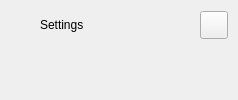
        <widget class="QFrame" name="extraLeftBox">
         <property name="minimumSize">
          <size>
           <width>0</width>
           <height>0</height>
          </size>
         </property>
         <property name="maximumSize">
          <size>
           <width>0</width>
           <height>16777215</height>
          </size>
         </property>
         <property name="frameShape">
          <enum>QFrame::NoFrame</enum>
         </property>
         <property name="frameShadow">
          <enum>QFrame::Raised</enum>
         </property>
         <layout class="QVBoxLayout" name="extraColumLayout">
          <property name="spacing">
           <number>0</number>
          </property>
          <property name="leftMargin">
           <number>0</number>
          </property>
          <property name="topMargin">
           <number>0</number>
          </property>
          <property name="rightMargin">
           <number>0</number>
          </property>
          <property name="bottomMargin">
           <number>0</number>
          </property>
          <item>
           <widget class="QFrame" name="extraTopBg">
            <property name="minimumSize">
             <size>
              <width>0</width>
              <height>50</height>
             </size>
            </property>
            <property name="maximumSize">
             <size>
              <width>16777215</width>
              <height>50</height>
             </size>
            </property>
            <property name="frameShape">
             <enum>QFrame::NoFrame</enum>
            </property>
            <property name="frameShadow">
             <enum>QFrame::Raised</enum>
            </property>
            <layout class="QVBoxLayout" name="verticalLayout_5">
             <property name="spacing">
              <number>0</number>
             </property>
             <property name="leftMargin">
              <number>0</number>
             </property>
             <property name="topMargin">
              <number>0</number>
             </property>
             <property name="rightMargin">
              <number>0</number>
             </property>
             <property name="bottomMargin">
              <number>0</number>
             </property>
             <item>
              <layout class="QGridLayout" name="extraTopLayout">
               <property name="leftMargin">
                <number>10</number>
               </property>
               <property name="rightMargin">
                <number>10</number>
               </property>
               <property name="horizontalSpacing">
                <number>10</number>
               </property>
               <property name="verticalSpacing">
                <number>0</number>
               </property>
               <item row="0" column="0">
                <widget class="QFrame" name="extraIcon">
                 <property name="minimumSize">
                  <size>
                   <width>20</width>
                   <height>0</height>
                  </size>
                 </property>
                 <property name="maximumSize">
                  <size>
                   <width>20</width>
                   <height>20</height>
                  </size>
                 </property>
                 <property name="frameShape">
                  <enum>QFrame::NoFrame</enum>
                 </property>
                 <property name="frameShadow">
                  <enum>QFrame::Raised</enum>
                 </property>
                </widget>
               </item>
               <item row="0" column="1">
                <widget class="QLabel" name="extraLabel">
                 <property name="minimumSize">
                  <size>
                   <width>150</width>
                   <height>0</height>
                  </size>
                 </property>
                 <property name="text">
                  <string>Settings</string>
                 </property>
                </widget>
               </item>
               <item row="0" column="2">
                <widget class="QPushButton" name="extraCloseColumnBtn">
                 <property name="minimumSize">
                  <size>
                   <width>28</width>
                   <height>28</height>
                  </size>
                 </property>
                 <property name="maximumSize">
                  <size>
                   <width>28</width>
                   <height>28</height>
                  </size>
                 </property>
                 <property name="cursor">
                  <cursorShape>PointingHandCursor</cursorShape>
                 </property>
                 <property name="toolTip">
                  <string>Close left box</string>
                 </property>
                 <property name="text">
                  <string/>
                 </property>
                 <property name="icon">
                  <iconset resource="resources.qrc">
                   <normaloff>:/icons/resources/icons/icon_close.png</normaloff>:/icons/resources/icons/icon_close.png</iconset>
                 </property>
                 <property name="iconSize">
                  <size>
                   <width>20</width>
                   <height>20</height>
                  </size>
                 </property>
                </widget>
               </item>
              </layout>
             </item>
            </layout>
           </widget>
          </item>
          <item>
           <widget class="QFrame" name="extraContent">
            <property name="frameShape">
             <enum>QFrame::NoFrame</enum>
            </property>
            <property name="frameShadow">
             <enum>QFrame::Raised</enum>
            </property>
            <layout class="QVBoxLayout" name="verticalLayout_12">
             <property name="spacing">
              <number>0</number>
             </property>
             <property name="leftMargin">
              <number>0</number>
             </property>
             <property name="topMargin">
              <number>0</number>
             </property>
             <property name="rightMargin">
              <number>0</number>
             </property>
             <property name="bottomMargin">
              <number>0</number>
             </property>
             <item alignment="Qt::AlignTop">
              <widget class="QFrame" name="extraTopMenu">
               <property name="frameShape">
                <enum>QFrame::NoFrame</enum>
               </property>
               <property name="frameShadow">
                <enum>QFrame::Raised</enum>
               </property>
               <layout class="QVBoxLayout" name="verticalLayout_11">
                <property name="spacing">
                 <number>0</number>
                </property>
                <property name="leftMargin">
                 <number>0</number>
                </property>
                <property name="topMargin">
                 <number>0</number>
                </property>
                <property name="rightMargin">
                 <number>0</number>
                </property>
                <property name="bottomMargin">
                 <number>0</number>
                </property>
               </layout>
              </widget>
             </item>
             <item>
              <widget class="QFrame" name="extraCenter">
               <property name="frameShape">
                <enum>QFrame::NoFrame</enum>
               </property>
               <property name="frameShadow">
                <enum>QFrame::Raised</enum>
               </property>
               <layout class="QVBoxLayout" name="verticalLayout_10"/>
              </widget>
             </item>
             <item>
              <widget class="QFrame" name="extraBottom">
               <property name="frameShape">
                <enum>QFrame::NoFrame</enum>
               </property>
               <property name="frameShadow">
                <enum>QFrame::Raised</enum>
               </property>
              </widget>
             </item>
            </layout>
           </widget>
          </item>
         </layout>
        </widget>
